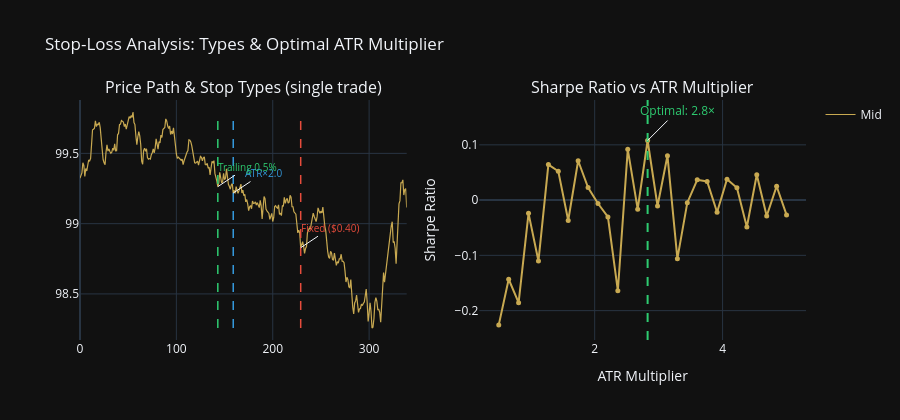

The code cell stored with this chart in its notebook:
### Code cell
fig = make_subplots(rows=1, cols=2,
    subplot_titles=['Price Path & Stop Types (single trade)',
                    'Sharpe Ratio vs ATR Multiplier'])

fig.add_trace(go.Scatter(y=mid[ENTRY_BAR:], line=dict(color=GOLD, width=1.2),
                          name='Mid', showlegend=True), row=1, col=1)

colors_st = [RED, BLUE, GREEN]
for (name, tr), color in zip(trades.items(), colors_st):
    if tr['exit_bar']:
        xb = tr['exit_bar'] - ENTRY_BAR
        fig.add_shape(type='line', x0=xb, x1=xb, y0=mid[ENTRY_BAR:].min(),
                      y1=mid[ENTRY_BAR:].max(), line=dict(color=color, dash='dash', width=1.5),
                      row=1, col=1)
        fig.add_annotation(x=xb, y=tr['exit_px'], text=name,
                           font=dict(color=color, size=10), showarrow=True, ax=30, ay=-20,
                           row=1, col=1)

fig.add_trace(go.Scatter(x=mults, y=sr_by_mult, mode='lines+markers',
                          line=dict(color=GOLD), marker=dict(size=5),
                          name='SR', showlegend=False), row=1, col=2)
fig.add_vline(x=opt_mult, line_color=GREEN, line_dash='dash', row=1, col=2)
fig.add_annotation(x=opt_mult, y=max(sr_by_mult),
                   text=f'Optimal: {opt_mult:.1f}×',
                   font=dict(color=GREEN), showarrow=True, ax=30, ay=-30,
                   row=1, col=2)

fig.update_layout(template=THEME, height=420,
    title='Stop-Loss Analysis: Types & Optimal ATR Multiplier')
fig.update_xaxes(title_text='ATR Multiplier', row=1, col=2)
fig.update_yaxes(title_text='Sharpe Ratio', row=1, col=2)
fig.show()

### Figure 1 — Plotly figure (JSON) as saved in the notebook; plotly's stock layout.template omitted (floating-point values rounded to 4 significant figures; data arrays with more than 128 entries replaced by an {"elided": "..."} marker saying what was removed)
{"data": [{"line": {"color": "#C8A951", "width": 1.2}, "name": "Mid", "showlegend": true, "type": "scatter", "xaxis": "x", "y": {"elided": "340 float values"}, "yaxis": "y"}, {"line": {"color": "#C8A951"}, "marker": {"size": 5}, "mode": "lines+markers", "name": "SR", "showlegend": false, "type": "scatter", "x": [0.5, 0.6552, 0.8103, 0.9655, 1.121, 1.276, 1.431, 1.586, 1.741, 1.897, 2.052, 2.207, 2.362, 2.517, 2.672, 2.828, 2.983, 3.138, 3.293, 3.448, 3.603, 3.759, 3.914, 4.069, 4.224, 4.379, 4.534, 4.69, 4.845, 5], "xaxis": "x2", "y": [-0.2258, -0.1432, -0.1856, -0.02395, -0.1103, 0.06427, 0.05225, -0.03694, 0.0712, 0.02262, -0.00625, -0.03055, -0.164, 0.0919, -0.01647, 0.1079, -0.01065, 0.08036, -0.106, -0.004623, 0.03677, 0.03384, -0.02193, 0.03779, 0.02218, -0.04868, 0.04594, -0.02869, 0.02513, -0.02677], "yaxis": "y2"}], "layout": {"annotations": [{"font": {"size": 16}, "showarrow": false, "text": "Price Path & Stop Types (single trade)", "x": 0.225, "xanchor": "center", "xref": "paper", "y": 1, "yanchor": "bottom", "yref": "paper"}, {"font": {"size": 16}, "showarrow": false, "text": "Sharpe Ratio vs ATR Multiplier", "x": 0.775, "xanchor": "center", "xref": "paper", "y": 1, "yanchor": "bottom", "yref": "paper"}, {"ax": 30, "ay": -20, "font": {"color": "#E74C3C", "size": 10}, "showarrow": true, "text": "Fixed ($0.40)", "x": 229, "xref": "x", "y": 98.83, "yref": "y"}, {"ax": 30, "ay": -20, "font": {"color": "#3498DB", "size": 10}, "showarrow": true, "text": "ATR×2.0", "x": 159, "xref": "x", "y": 99.22, "yref": "y"}, {"ax": 30, "ay": -20, "font": {"color": "#2ECC71", "size": 10}, "showarrow": true, "text": "Trailing 0.5%", "x": 143, "xref": "x", "y": 99.26, "yref": "y"}, {"ax": 30, "ay": -30, "font": {"color": "#2ECC71"}, "showarrow": true, "text": "Optimal: 2.8×", "x": 2.828, "xref": "x2", "y": 0.1079, "yref": "y2"}], "height": 420, "shapes": [{"line": {"color": "#E74C3C", "dash": "dash", "width": 1.5}, "type": "line", "x0": 229, "x1": 229, "xref": "x", "y0": 98.26, "y1": 99.79, "yref": "y"}, {"line": {"color": "#3498DB", "dash": "dash", "width": 1.5}, "type": "line", "x0": 159, "x1": 159, "xref": "x", "y0": 98.26, "y1": 99.79, "yref": "y"}, {"line": {"color": "#2ECC71", "dash": "dash", "width": 1.5}, "type": "line", "x0": 143, "x1": 143, "xref": "x", "y0": 98.26, "y1": 99.79, "yref": "y"}, {"line": {"color": "#2ECC71", "dash": "dash"}, "type": "line", "x0": 2.828, "x1": 2.828, "xref": "x2", "y0": 0, "y1": 1, "yref": "y2 domain"}], "title": {"text": "Stop-Loss Analysis: Types & Optimal ATR Multiplier"}, "xaxis": {"anchor": "y", "domain": [0, 0.45]}, "xaxis2": {"anchor": "y2", "domain": [0.55, 1], "title": {"text": "ATR Multiplier"}}, "yaxis": {"anchor": "x", "domain": [0, 1]}, "yaxis2": {"anchor": "x2", "domain": [0, 1], "title": {"text": "Sharpe Ratio"}}}}
